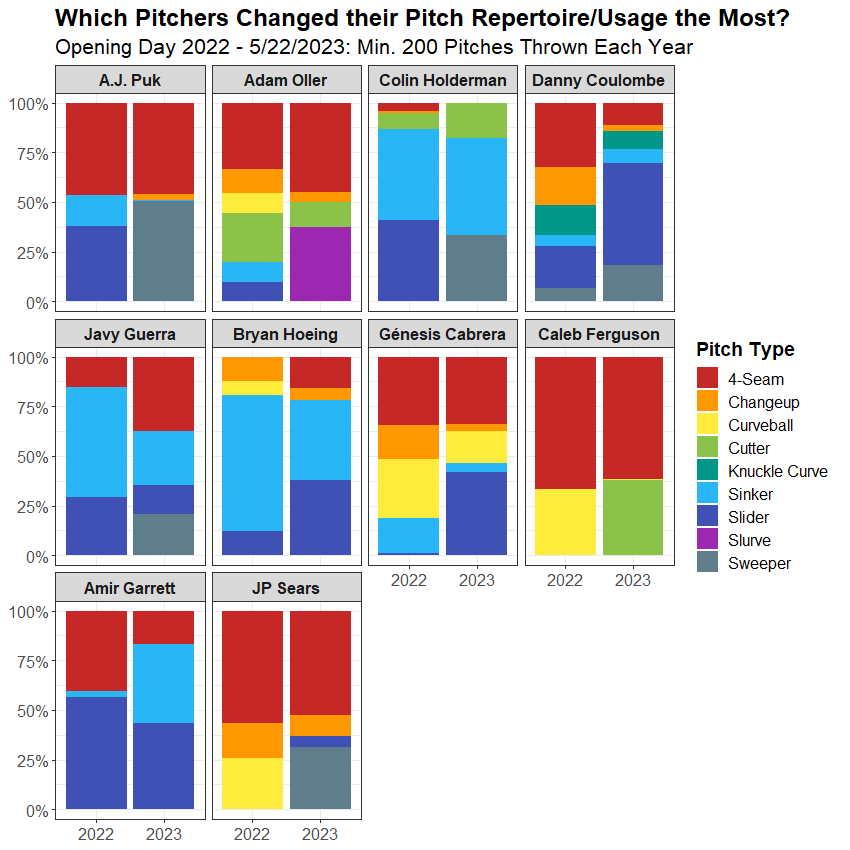

The script that drew this image:
library(baseballr)
library(tidyverse)

pitch_labels <- data.frame(pitch_type = c("FF", "SL", "ST", "SI", "CH", "FC", "CU", "FS", "KC", "CS", "SV", "FA", "EP", "KN", "FO", "SC", "FT"),
                           pitch_label = c("4-Seam", "Slider", "Sweeper", "Sinker", "Changeup", "Cutter", "Curveball", "Splitter", "Knuckle Curve", "Slow Curve", "Slurve", "Fastball", "Eephus", "Knuckleball", "Forkball", "Screwball", "2-Seam"))

dat <- read.csv("statcast_pitches_2022_04_07_to_2023_05_22.csv")

# remove unidentified pitches and pitchouts
dat <- dat %>% filter(!(pitch_type %in% c("", "PO")))

# create separate dataframes for 2022 and 2023
# for each year, remove pitchers that did not throw at least 200 pitches
dat2022 <- dat %>%
  filter(game_year == 2022) %>%
  group_by(pitcher) %>%
  filter(n() >= 200)
  
dat2023 <- dat %>%
  filter(game_year == 2023) %>%
  group_by(pitcher) %>%
  filter(n() >= 200)

# only keep pitchers that threw at least 200 pitches in both years
dat2022 <- dat2022 %>%
  filter(pitcher %in% dat2023$pitcher)

dat2023 <- dat2023 %>%
  filter(pitcher %in% dat2022$pitcher)

# summarize data by calculating number of each type of pitch thrown by each pitcher
pitchers2022 <- data.frame(table(dat2022$pitcher, dat2022$pitch_type)) %>%
  pivot_wider(id_cols = "Var1",
              names_from = "Var2",
              values_from = "Freq") %>%
  rename(pitcher = Var1) %>%
  inner_join(dat %>% distinct(pitcher, player_name) %>% mutate(pitcher = as.factor(pitcher)), by = "pitcher")

pitchers2023 <- data.frame(table(dat2023$pitcher, dat2023$pitch_type)) %>%
  pivot_wider(id_cols = "Var1",
              names_from = "Var2",
              values_from = "Freq") %>%
  rename(pitcher = Var1) %>%
  inner_join(dat %>% distinct(pitcher, player_name) %>% mutate(pitcher = as.factor(pitcher)), by = "pitcher")

# taylor rogers had some of his pitches classified as two-seam fastballs (FT) in 2023
# these are the only instances of two-seam fastballs in the whole dataset
# change these pitches to sinkers to be consistent
pitchers2023[pitchers2023$FT > 0, ]
pitchers2023 <- pitchers2023 %>%
  mutate(SI = ifelse(pitcher == 573124, SI + FT, SI)) %>%
  select(-FT)

# clayton kershaw had one of his pitches classified as a fastball (FA) in 2023
# this is the only instance of a fastball in the whole dataset
# change this pitch to a four-seam fastball to be consistent
pitchers2023[pitchers2023$FA > 0, ]
pitchers2023 <- pitchers2023 %>%
  mutate(FF = ifelse(pitcher == 477132, FF + FA, FF)) %>%
  select(-FA)

# convert pitch counts to percentages
pitchers2022pct <- pitchers2022 %>%
  mutate(across(where(is.numeric), function(.x) {.x / rowSums(.[2:12])}))

pitchers2023pct <- pitchers2023 %>%
  mutate(across(where(is.numeric), function(.x) {.x / rowSums(.[2:12])}))

# sort dataframes for performing algebra
pitchers2022pct <- pitchers2022pct %>% arrange(pitcher)
pitchers2023pct <- pitchers2023pct %>% arrange(pitcher)
sum(pitchers2022pct$pitcher == pitchers2023pct$pitcher)

# calculate pitch usage change in terms of change in percentage points for each pitch type
usage_change <- bind_cols(pitchers2022pct[, c(1, 13)],
                          pitchers2023pct[, -c(1, 13)] - pitchers2022pct[, -c(1, 13)])

# select the 10 pitchers with the greatest change in their pitch usages
usage_change$total_change <- rowSums(abs(usage_change[, 3:13]))
top10 <- usage_change %>%
  arrange(desc(total_change)) %>%
  mutate(player_name = sub("(\\w+),\\s(\\w+)", "\\2 \\1", player_name)) %>%
  mutate(player_name = ifelse(player_name == "A Puk.J.", "A.J. Puk", player_name)) %>%
  head(10)

# get the original counts by pitch type for the top 10
top10_2022 <- pitchers2022 %>% filter(pitcher %in% top10$pitcher) %>% mutate(year = 2022)
top10_2023 <- pitchers2023 %>% filter(pitcher %in% top10$pitcher) %>% mutate(year = 2023)

# combine the data from both years
# change the player name format to "First Last"
top10_plot <- bind_rows(top10_2022, top10_2023) %>%
  mutate(player_name = sub("(\\w+),\\s(\\w+)", "\\2 \\1", player_name)) %>%
  mutate(player_name = ifelse(player_name == "A Puk.J.", "A.J. Puk", player_name)) %>%
  pivot_longer(cols = c("CH", "CS", "CU", "FC", "FF", "FS", "KC", "SI", "SL", "ST", "SV")) %>%
  rename(pitch_type = name,
         count = value) %>%
  inner_join(pitch_labels, by = "pitch_type") %>%
  filter(count != 0) %>%
  mutate(player_name = factor(player_name, levels = top10$player_name))

# create a stacked bar plot of the top 10 pitchers whose repertoires changed the most
top10_plot %>%
  ggplot(aes(fill = pitch_label, y = count, x = as.factor(year))) +
  geom_bar(position = "fill", stat = "identity") +
  facet_wrap(~player_name) +
  labs(title = "Which Pitchers Changed their Pitch Repertoire/Usage the Most?",
       subtitle = "Opening Day 2022 - 5/22/2023: Min. 200 Pitches Thrown Each Year",
       fill = "Pitch Type") +
  theme_bw() +
  theme(plot.title = element_text(size = 18, face = "bold"),
        plot.subtitle = element_text(size = 16),
        axis.title.x = element_blank(),
        axis.text.x = element_text(size = 12),
        axis.title.y = element_blank(),
        axis.text.y = element_text(size = 12),
        strip.text = element_text(size = 12, face = "bold"),
        legend.title = element_text(size = 14, face = "bold"),
        legend.text = element_text(size = 12)) +
  scale_y_continuous(labels = scales::percent) +
  scale_fill_manual(values = rev(c("#607D8B",
                                   "#9C27B0",
                                   "#3F51B5",
                                   "#29B6F6",
                                   "#009688",
                                   "#8BC34A",
                                   "#FFEB3B",
                                   "#FF9800",
                                   "#C62828")))
